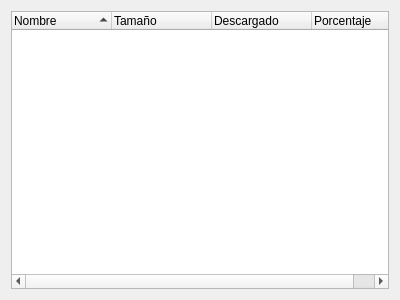
<?xml version="1.0" encoding="UTF-8"?>
<ui version="4.0">
 <class>AresDownloadWidget</class>
 <widget class="QWidget" name="AresDownloadWidget">
  <property name="geometry">
   <rect>
    <x>0</x>
    <y>0</y>
    <width>400</width>
    <height>300</height>
   </rect>
  </property>
  <property name="windowTitle">
   <string>Form</string>
  </property>
  <layout class="QGridLayout" name="gridLayout">
   <item row="0" column="0">
    <widget class="QTreeWidget" name="twDownloads">
     <property name="sortingEnabled">
      <bool>true</bool>
     </property>
     <property name="columnCount">
      <number>4</number>
     </property>
     <attribute name="headerDefaultSectionSize">
      <number>100</number>
     </attribute>
     <column>
      <property name="text">
       <string notr="true">Nombre</string>
      </property>
     </column>
     <column>
      <property name="text">
       <string notr="true">Tamaño</string>
      </property>
     </column>
     <column>
      <property name="text">
       <string notr="true">Descargado</string>
      </property>
     </column>
     <column>
      <property name="text">
       <string notr="true">Porcentaje</string>
      </property>
     </column>
    </widget>
   </item>
  </layout>
  <action name="actionCancel">
   <property name="text">
    <string>Cancelar</string>
   </property>
   <property name="toolTip">
    <string>Cancelar la descarga</string>
   </property>
  </action>
  <action name="actionPause">
   <property name="text">
    <string>Pausar</string>
   </property>
  </action>
  <action name="actionResume">
   <property name="text">
    <string>Reanudar</string>
   </property>
  </action>
  <action name="actionRemove">
   <property name="text">
    <string>Quitar de la lista</string>
   </property>
  </action>
  <action name="actionRemoveAll">
   <property name="text">
    <string>Quitar todos los completos</string>
   </property>
  </action>
  <action name="actionPreview">
   <property name="text">
    <string>Previsualizar</string>
   </property>
   <property name="toolTip">
    <string>Previsualizar descarga</string>
   </property>
  </action>
 </widget>
 <resources/>
 <connections/>
</ui>
